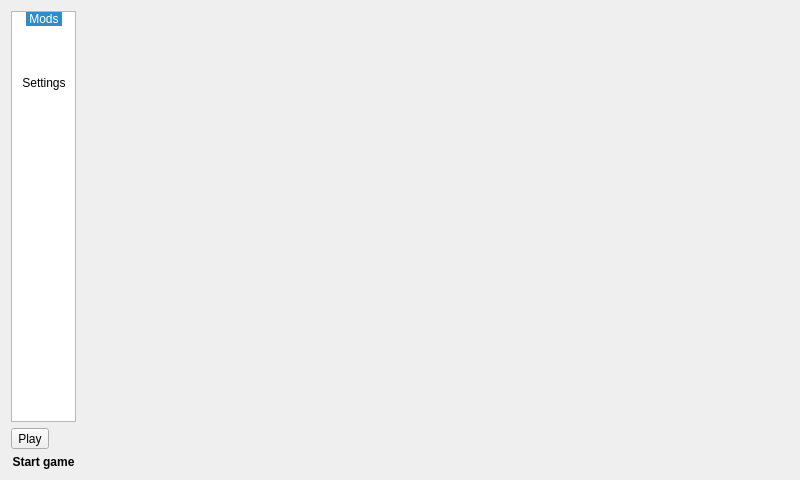
<?xml version="1.0" encoding="UTF-8"?>
<ui version="4.0">
 <class>MainWindow</class>
 <widget class="QMainWindow" name="MainWindow">
  <property name="geometry">
   <rect>
    <x>0</x>
    <y>0</y>
    <width>800</width>
    <height>480</height>
   </rect>
  </property>
  <property name="sizePolicy">
   <sizepolicy hsizetype="Preferred" vsizetype="Preferred">
    <horstretch>0</horstretch>
    <verstretch>0</verstretch>
   </sizepolicy>
  </property>
  <property name="windowTitle">
   <string>VCMI Launcher</string>
  </property>
  <property name="windowIcon">
   <iconset>
    <normaloff>:/icons/menu-game.png</normaloff>:/icons/menu-game.png</iconset>
  </property>
  <property name="iconSize">
   <size>
    <width>64</width>
    <height>64</height>
   </size>
  </property>
  <widget class="QWidget" name="centralWidget">
   <layout class="QGridLayout" name="gridLayout">
    <item row="0" column="0">
     <widget class="QListWidget" name="tabSelectList">
      <property name="sizePolicy">
       <sizepolicy hsizetype="Minimum" vsizetype="Expanding">
        <horstretch>0</horstretch>
        <verstretch>0</verstretch>
       </sizepolicy>
      </property>
      <property name="maximumSize">
       <size>
        <width>65</width>
        <height>16777215</height>
       </size>
      </property>
      <property name="verticalScrollBarPolicy">
       <enum>Qt::ScrollBarAlwaysOff</enum>
      </property>
      <property name="horizontalScrollBarPolicy">
       <enum>Qt::ScrollBarAlwaysOff</enum>
      </property>
      <property name="editTriggers">
       <set>QAbstractItemView::NoEditTriggers</set>
      </property>
      <property name="showDropIndicator" stdset="0">
       <bool>false</bool>
      </property>
      <property name="dragDropMode">
       <enum>QAbstractItemView::NoDragDrop</enum>
      </property>
      <property name="selectionBehavior">
       <enum>QAbstractItemView::SelectRows</enum>
      </property>
      <property name="iconSize">
       <size>
        <width>48</width>
        <height>64</height>
       </size>
      </property>
      <property name="movement">
       <enum>QListView::Static</enum>
      </property>
      <property name="resizeMode">
       <enum>QListView::Fixed</enum>
      </property>
      <property name="spacing">
       <number>0</number>
      </property>
      <property name="gridSize">
       <size>
        <width>64</width>
        <height>64</height>
       </size>
      </property>
      <property name="viewMode">
       <enum>QListView::IconMode</enum>
      </property>
      <property name="uniformItemSizes">
       <bool>true</bool>
      </property>
      <property name="wordWrap">
       <bool>true</bool>
      </property>
      <property name="selectionRectVisible">
       <bool>false</bool>
      </property>
      <property name="currentRow">
       <number>0</number>
      </property>
      <item>
       <property name="text">
        <string>Mods</string>
       </property>
       <property name="icon">
        <iconset>
         <normaloff>:/icons/menu-mods.png</normaloff>:/icons/menu-mods.png</iconset>
       </property>
      </item>
      <item>
       <property name="text">
        <string>Settings</string>
       </property>
       <property name="icon">
        <iconset>
         <normaloff>:/icons/menu-settings.png</normaloff>:/icons/menu-settings.png</iconset>
       </property>
      </item>
     </widget>
    </item>
    <item row="1" column="0">
     <widget class="QToolButton" name="startGameButon">
      <property name="text">
       <string>Play</string>
      </property>
      <property name="icon">
       <iconset>
        <normaloff>:/icons/menu-game.png</normaloff>:/icons/menu-game.png</iconset>
      </property>
      <property name="iconSize">
       <size>
        <width>60</width>
        <height>60</height>
       </size>
      </property>
      <property name="checkable">
       <bool>false</bool>
      </property>
      <property name="checked">
       <bool>false</bool>
      </property>
      <property name="toolButtonStyle">
       <enum>Qt::ToolButtonIconOnly</enum>
      </property>
     </widget>
    </item>
    <item row="2" column="0">
     <widget class="QLabel" name="startGameTitle">
      <property name="font">
       <font>
        <weight>75</weight>
        <bold>true</bold>
       </font>
      </property>
      <property name="text">
       <string>Start game</string>
      </property>
      <property name="alignment">
       <set>Qt::AlignCenter</set>
      </property>
     </widget>
    </item>
    <item row="0" column="1" rowspan="3">
     <widget class="QStackedWidget" name="tabListWidget">
      <property name="enabled">
       <bool>true</bool>
      </property>
      <property name="sizePolicy">
       <sizepolicy hsizetype="Expanding" vsizetype="Expanding">
        <horstretch>0</horstretch>
        <verstretch>0</verstretch>
       </sizepolicy>
      </property>
      <property name="currentIndex">
       <number>1</number>
      </property>
      <widget class="CModListView" name="stackedWidgetPage2"/>
      <widget class="CSettingsView" name="stackedWidgetPage3"/>
     </widget>
    </item>
   </layout>
  </widget>
 </widget>
 <layoutdefault spacing="6" margin="11"/>
 <customwidgets>
  <customwidget>
   <class>CModListView</class>
   <extends>QWidget</extends>
   <header>modManager/cmodlistview_moc.h</header>
   <container>1</container>
  </customwidget>
  <customwidget>
   <class>CSettingsView</class>
   <extends>QWidget</extends>
   <header>settingsView/csettingsview_moc.h</header>
   <container>1</container>
  </customwidget>
 </customwidgets>
 <tabstops>
  <tabstop>tabSelectList</tabstop>
  <tabstop>startGameButon</tabstop>
 </tabstops>
 <resources/>
 <connections/>
</ui>
